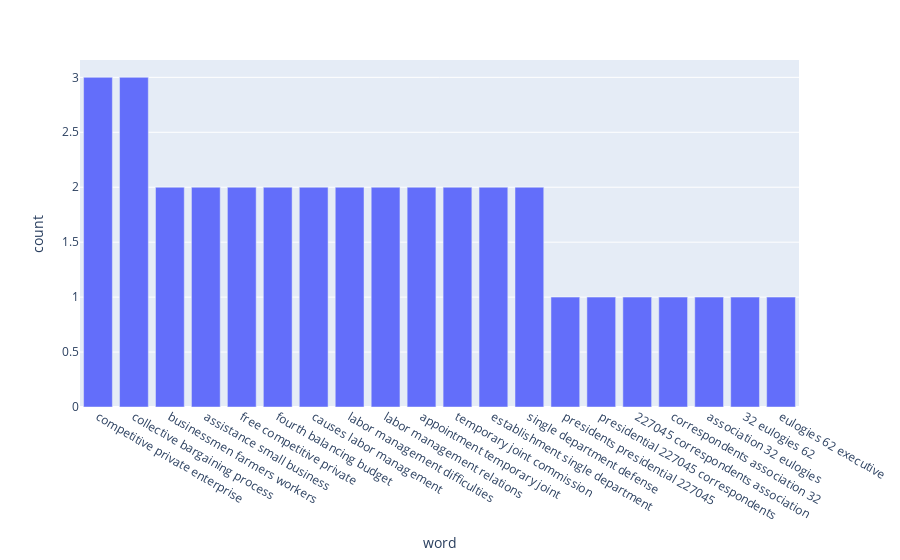

The notebook cell saved with this chart:
### Markdown cell above
Generating trigrams for individual presidents.

### Code cell
dict_trigrams_truman= {}

dict_trigrams_truman = top_n_trigram(words_df[words_df.name == "Truman"]['speech'])
bar_plot_toptrigrams(dict_trigrams_truman)

### Figure 1 — Plotly figure (JSON) as saved in the notebook; plotly's stock layout.template omitted (floating-point values rounded to 4 significant figures)
{"data": [{"alignmentgroup": "True", "hovertemplate": "word=%{x}<br>count=%{y}<extra></extra>", "legendgroup": "", "marker": {"color": "#636efa", "pattern": {"shape": ""}}, "name": "", "offsetgroup": "", "orientation": "v", "showlegend": false, "textposition": "auto", "type": "bar", "x": ["competitive private enterprise", "collective bargaining process", "businessmen farmers workers", "assistance small business", "free competitive private", "fourth balancing budget", "causes labor management", "labor management difficulties", "labor management relations", "appointment temporary joint", "temporary joint commission", "establishment single department", "single department defense", "presidents presidential 227045", "presidential 227045 correspondents", "227045 correspondents association", "correspondents association 32", "association 32 eulogies", "32 eulogies 62", "eulogies 62 executive"], "xaxis": "x", "y": [3, 3, 2, 2, 2, 2, 2, 2, 2, 2, 2, 2, 2, 1, 1, 1, 1, 1, 1, 1], "yaxis": "y"}], "layout": {"barmode": "relative", "legend": {"tracegroupgap": 0}, "margin": {"t": 60}, "xaxis": {"anchor": "y", "domain": [0, 1], "title": {"text": "word"}}, "yaxis": {"anchor": "x", "domain": [0, 1], "title": {"text": "count"}}}}
